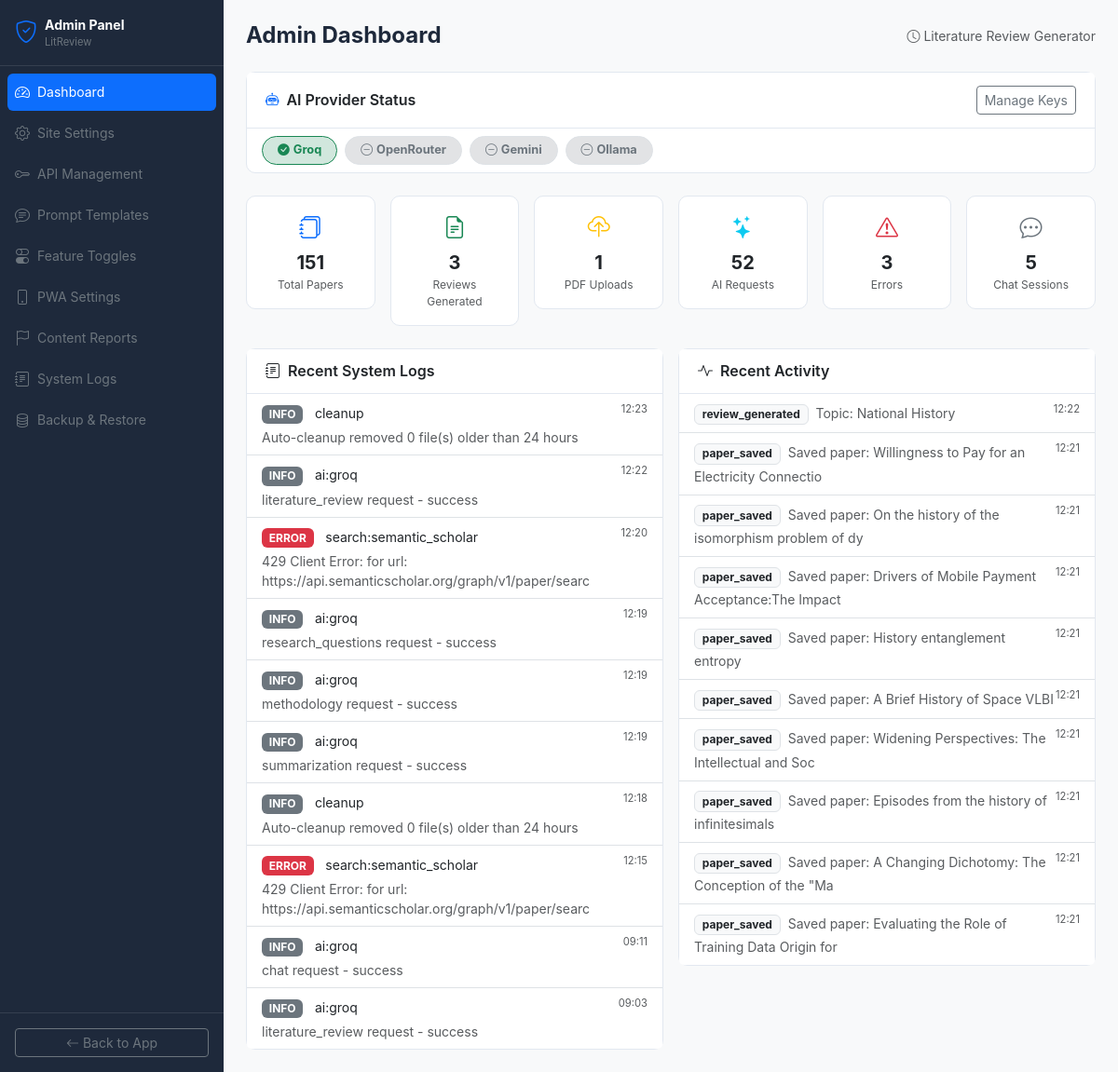
Page /julisunkan/ on the committed database.
### tables this page shows
CREATE TABLE site_settings (
            id INTEGER PRIMARY KEY AUTOINCREMENT,
            key TEXT UNIQUE,
            value TEXT,
            updated_at TIMESTAMP DEFAULT CURRENT_TIMESTAMP
        );

CREATE TABLE system_logs (
            id INTEGER PRIMARY KEY AUTOINCREMENT,
            level TEXT,
            source TEXT,
            message TEXT,
            details TEXT,
            created_at TIMESTAMP DEFAULT CURRENT_TIMESTAMP
        );

CREATE TABLE activity_logs (
            id INTEGER PRIMARY KEY AUTOINCREMENT,
            action TEXT,
            details TEXT,
            ip_address TEXT,
            created_at TIMESTAMP DEFAULT CURRENT_TIMESTAMP
        );

### blueprints/admin.py (the view)
@admin_bp.route('/')
def dashboard():
    from config import Config
    site = get_site_settings()
    db = get_db()
    stats = {
        'papers': db.execute('SELECT COUNT(*) as c FROM papers').fetchone()['c'],
        'reviews': db.execute('SELECT COUNT(*) as c FROM literature_reviews').fetchone()['c'],
        'uploads': db.execute('SELECT COUNT(*) as c FROM uploads').fetchone()['c'],
        'ai_requests': db.execute("SELECT COUNT(*) as c FROM system_logs WHERE source LIKE 'ai:%'").fetchone()['c'],
        'errors': db.execute("SELECT COUNT(*) as c FROM system_logs WHERE level='ERROR'").fetchone()['c'],
        'chat_sessions': db.execute('SELECT COUNT(*) as c FROM chat_sessions').fetchone()['c'],
        'exports': db.execute('SELECT COUNT(*) as c FROM exports').fetchone()['c'],
    }
    recent_logs = db.execute('SELECT * FROM system_logs ORDER BY created_at DESC LIMIT 10').fetchall()
    recent_activity = db.execute('SELECT * FROM activity_logs ORDER BY created_at DESC LIMIT 10').fetchall()
    api_rows = db.execute('SELECT name, key_value FROM api_settings').fetchall()
    db.close()
    db_keys = {r['name']: r['key_value'] for r in api_rows}
    def _has_key(db_name, env_val):
        return bool((db_keys.get(db_name) or '').strip() or (env_val or '').strip())
    ollama_url = (db_keys.get('ollama_url') or Config.OLLAMA_URL or '').strip()
    ollama_ok = bool(ollama_url) and 'localhost' not in ollama_url and '127.0.0.1' not in ollama_url
    ai_provider_status = [
        {'name': 'Groq',        'ok': _has_key('groq_api_key',        Config.GROQ_API_KEY),       'url': '/julisunkan/api-management'},
        {'name': 'OpenRouter',  'ok': _has_key('openrouter_api_key',  Config.OPENROUTER_API_KEY),  'url': '/julisunkan/api-management'},
        {'name': 'Gemini',      'ok': _has_key('gemini_api_key',      Config.GEMINI_API_KEY),      'url': '/julisunkan/api-management'},
        {'name': 'Ollama',      'ok': ollama_ok,                                                    'url': '/julisunkan/api-management'},
    ]
    any_ai_configured = any(p['ok'] for p in ai_provider_status)
    return render_template('admin/dashboard.html', site=site, stats=stats,
                           recent_logs=recent_logs, recent_activity=recent_activity,
                           ai_provider_status=ai_provider_status,
                           any_ai_configured=any_ai_configured)

### blueprints/admin.py (called while the page is built)
def get_site_settings():
    db = get_db()
    rows = db.execute('SELECT key, value FROM site_settings').fetchall()
    db.close()
    return {r['key']: r['value'] for r in rows}

### models/__init__.py (called while the page is built)
def get_db():
    conn = sqlite3.connect(Config.DATABASE_PATH)
    conn.row_factory = sqlite3.Row
    return conn

### templates/admin/dashboard.html (shortened to what this page needs)
{% extends "admin/base.html" %}
{% block admin_content %}
<div class="d-flex justify-content-between align-items-center mb-4">
  <h4 class="fw-bold mb-0">Admin Dashboard</h4>
  <span class="text-muted small"><i class="bi bi-clock me-1"></i>{{ site.get('site_name','LitReview') }}</span>
</div>
{% if not any_ai_configured %}
<div class="alert alert-danger d-flex align-items-start gap-3 mb-4" role="alert">
  <i class="bi bi-exclamation-triangle-fill fs-4 mt-1 flex-shrink-0"></i>
  <div>
    <div class="fw-semibold mb-1">No AI providers are configured — AI features will not work.</div>
    <div class="small mb-2">Add at least one API key to enable literature review generation, summarisation, and other AI features. Groq has a free tier and is recommended.</div>
    <a href="/julisunkan/api-management" class="btn btn-sm btn-danger"><i class="bi bi-key me-1"></i>Configure API Keys</a>
  </div>
</div>
{% else %}
<div class="card mb-4">
  <div class="card-header d-flex align-items-center gap-2">
    <i class="bi bi-robot text-primary"></i>
    <h6 class="mb-0 fw-semibold">AI Provider Status</h6>
    <a href="/julisunkan/api-management" class="btn btn-sm btn-outline-secondary ms-auto">Manage Keys</a>
  </div>
  <div class="card-body py-2">
    <div class="d-flex flex-wrap gap-2">
      {% for p in ai_provider_status %}
      <span class="badge rounded-pill px-3 py-2 {% if p.ok %}bg-success-subtle text-success border border-success{% else %}bg-secondary-subtle text-secondary border{% endif %}" style="font-size:0.8rem;">
        <i class="bi bi-{% if p.ok %}check-circle-fill{% else %}dash-circle{% endif %} me-1"></i>{{ p.name }}
      </span>
      {% endfor %}
    </div>
  </div>
</div>
{% endif %}
<div class="row g-3 mb-4">
  {% for label, val, icon, color in [
    ('Total Papers', stats.papers, 'journals', 'primary'),
    ('Reviews Generated', stats.reviews, 'file-earmark-text', 'success'),
    ('PDF Uploads', stats.uploads, 'cloud-upload', 'warning'),
    ('AI Requests', stats.ai_requests, 'stars', 'info'),
    ('Errors', stats.errors, 'exclamation-triangle', 'danger'),
    ('Chat Sessions', stats.chat_sessions, 'chat-dots', 'secondary'),
  ] %}
  <div class="col-6 col-xl-2">
    <div class="card text-center">
      <div class="card-body py-3">
        <i class="bi bi-{{ icon }} text-{{ color }} fs-4"></i>
        <div class="fw-bold fs-5 mt-1">{{ val }}</div>
        <div class="text-muted" style="font-size:0.75rem;">{{ label }}</div>
      </div>
    </div>
  </div>
  {% endfor %}
</div>
<div class="row g-3">
  <div class="col-md-6">
    <div class="card">
      <div class="card-header"><h6 class="mb-0 fw-semibold"><i class="bi bi-journal-text me-2"></i>Recent System Logs</h6></div>
      <div class="list-group list-group-flush">
        {% for log in recent_logs %}
        <div class="list-group-item py-2">
          <div class="d-flex justify-content-between align-items-start">
            <div>
              <span class="badge bg-{% if log.level=='ERROR' %}danger{% elif log.level=='WARNING' %}warning{% else %}secondary{% endif %} me-2">{{ log.level }}</span>
              <span class="small">{{ log.source }}</span>
              <div class="text-muted small mt-1">{{ log.message[:80] }}</div>
            </div>
            <span class="text-muted" style="font-size:0.7rem;">{{ log.created_at[11:16] }}</span>
          </div>
        </div>
        {% else %}
        <div class="list-group-item text-muted small text-center py-3">No logs yet</div>
        {% endfor %}
      </div>
    </div>
  </div>
  <div class="col-md-6">
    <div class="card">
      <div class="card-header"><h6 class="mb-0 fw-semibold"><i class="bi bi-activity me-2"></i>Recent Activity</h6></div>
      <div class="list-group list-group-flush">
        {% for activity in recent_activity %}
        <div class="list-group-item py-2">
          <div class="d-flex justify-content-between">
            <div><span class="badge bg-light text-dark border me-2">{{ activity.action }}</span><span class="small text-muted">{{ activity.details[:60] }}</span></div>
            <span class="text-muted" style="font-size:0.7rem;">{{ activity.created_at[11:16] }}</span>
          </div>
        </div>
        {% else %}
        <div class="list-group-item text-muted small text-center py-3">No activity yet</div>
        {% endfor %}
      </div>
    </div>
  </div>
</div>
{% endblock %}

### static/css/style.css (style rules this page uses)
:root { --primary: #2563eb; --primary-soft: rgba(37, 99, 235, 0.1); --success-soft: rgba(22, 163, 74, 0.1); --warning-soft: rgba(217, 119, 6, 0.1); --info-soft: rgba(8, 145, 178, 0.1); --sidebar-w: 240px; --sidebar-bg: #1e293b; --top-nav-h: 56px; }
body { font-family: 'Inter', -apple-system, BlinkMacSystemFont, 'Segoe UI', sans-serif; background: #f1f5f9; color: #1e293b; overflow-x: hidden; }
.card { border: 1px solid #e2e8f0; border-radius: 10px; }
.card-header { background: white; border-bottom: 1px solid #e2e8f0; padding: 0.875rem 1.25rem; font-size: 0.9rem; }

### rows in the picture
site_settings: get "Literature Review Generator"
system_logs: level "INFO", source "cleanup", message "Auto-cleanup removed 0 file(s) older than 24 hours", created_at "12:23"
system_logs: level "INFO", source "ai:groq", message "literature_review request - success", created_at "12:22"
system_logs: level "ERROR", source "search:semantic_scholar", message "429 Client Error: for url: https://api.semanticscholar.org/graph/v1/paper/searc", created_at "12:20"
system_logs: level "INFO", source "ai:groq", message "research_questions request - success", created_at "12:19"
system_logs: level "INFO", source "ai:groq", message "methodology request - success", created_at "12:19"
system_logs: level "INFO", source "ai:groq", message "summarization request - success", created_at "12:19"
system_logs: level "INFO", source "cleanup", message "Auto-cleanup removed 0 file(s) older than 24 hours", created_at "12:18"
system_logs: level "ERROR", source "search:semantic_scholar", message "429 Client Error: for url: https://api.semanticscholar.org/graph/v1/paper/searc", created_at "12:15"
system_logs: level "INFO", source "ai:groq", message "chat request - success", created_at "09:11"
system_logs: level "INFO", source "ai:groq", message "literature_review request - success", created_at "09:03"
activity_logs: action "review_generated", details "Topic: National History", created_at "12:22"
activity_logs: action "paper_saved", details "Saved paper: Willingness to Pay for an Electricity Connectio", created_at "12:21"
activity_logs: action "paper_saved", details "Saved paper: On the history of the isomorphism problem of dy", created_at "12:21"
activity_logs: action "paper_saved", details "Saved paper: Drivers of Mobile Payment Acceptance:The Impact", created_at "12:21"
activity_logs: action "paper_saved", details "Saved paper: History entanglement entropy", created_at "12:21"
activity_logs: action "paper_saved", details "Saved paper: A Brief History of Space VLBI", created_at "12:21"
activity_logs: action "paper_saved", details "Saved paper: Widening Perspectives: The Intellectual and Soc", created_at "12:21"
activity_logs: action "paper_saved", details "Saved paper: Episodes from the history of infinitesimals", created_at "12:21"
activity_logs: action "paper_saved", details "Saved paper: A Changing Dichotomy: The Conception of the \"Ma", created_at "12:21"
activity_logs: action "paper_saved", details "Saved paper: Evaluating the Role of Training Data Origin for", created_at "12:21"

### other values in the picture
{{ label }} "Dashboard" "Site Settings" "API Management" "Prompt Templates" "Feature Toggles" "PWA Settings" "Content Reports" "System Logs" "Backup & Restore"
{{ p.name }} "Groq" "OpenRouter" "Gemini" "Ollama"
{{ val }} "151" "3" "1" "52" "3" "5"
{{ label }} "Total Papers" "Reviews Generated" "PDF Uploads" "AI Requests" "Errors" "Chat Sessions"
